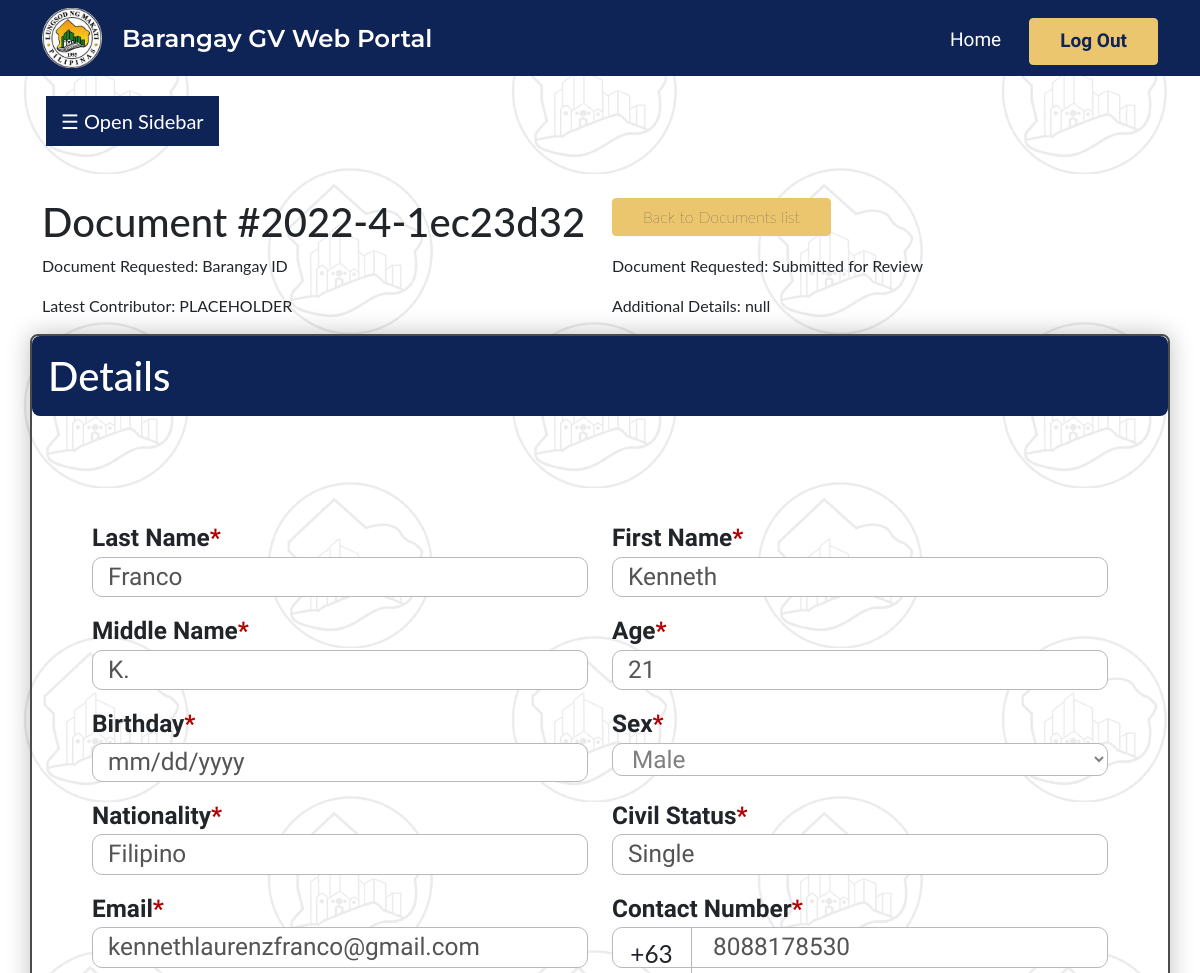
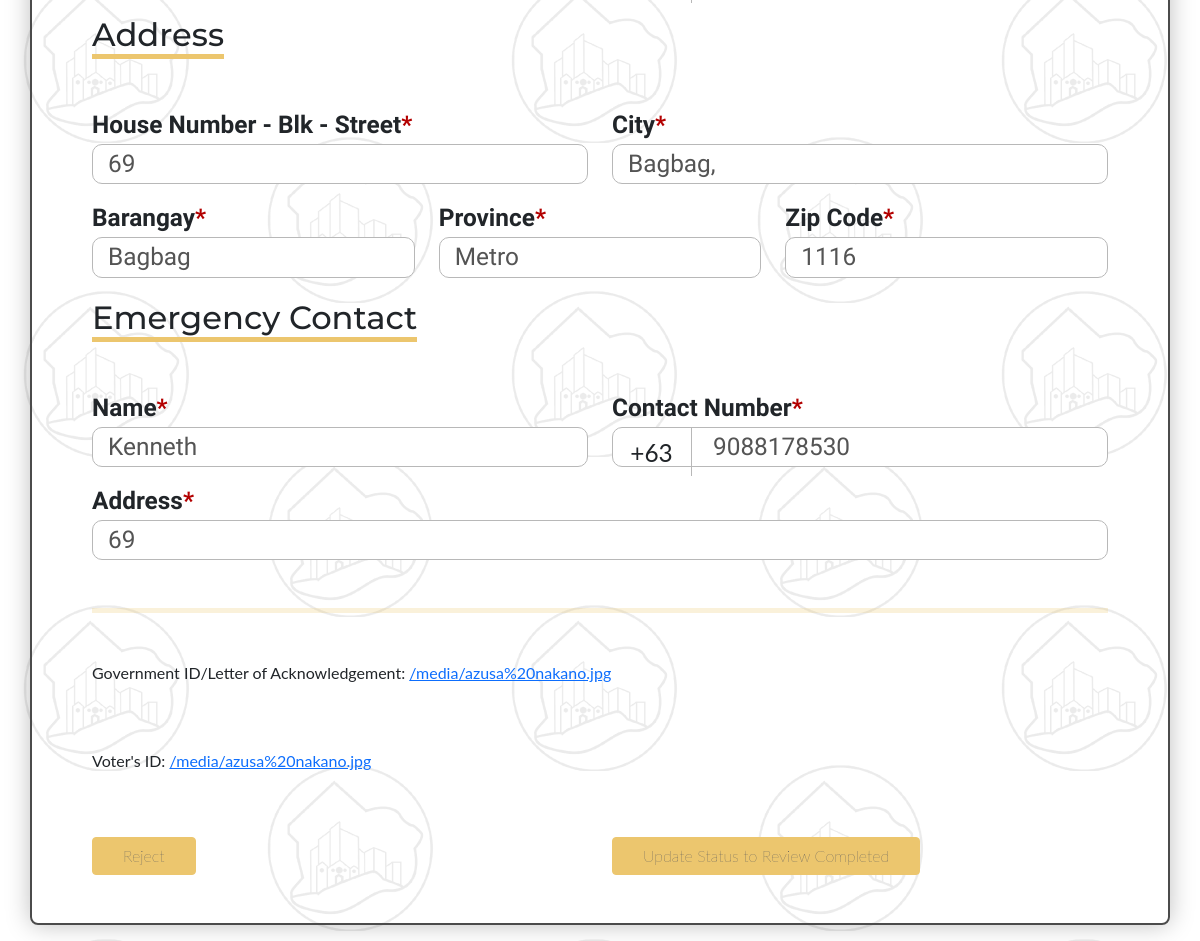
Page /web_portal/admin_individual_barangay_id/43/ (signed in) on the earlier database version (2 pictures, top to bottom).
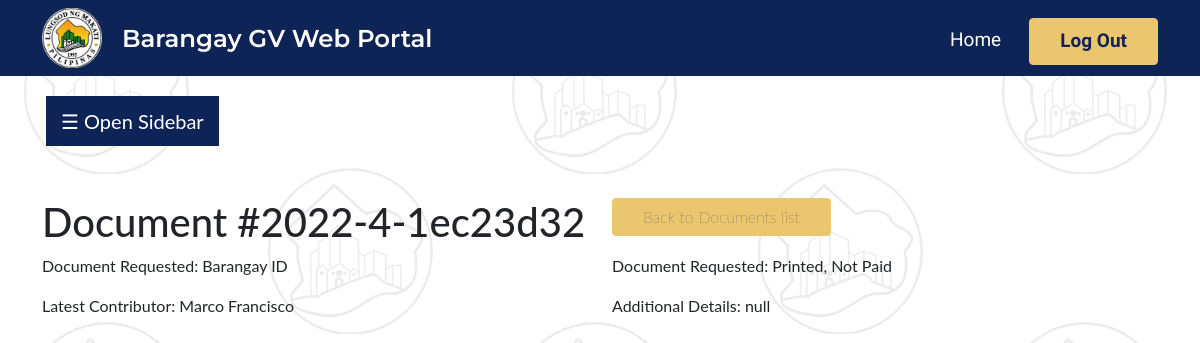
Same page on the later database version.
### web_portal/models.py (models this page shows)
class barangay_id(models.Model):
    document_id = models.CharField(max_length = 100, default="null")
    document_type = models.CharField(max_length = 100, default="null")
    last_name = models.CharField(max_length = 100, default="null")
    first_name = models.CharField(max_length = 100, default="null")
    middle_name = models.CharField(max_length = 100, default="null")
    age = models.IntegerField(default = 0)
    birthday = models.DateField(default="2022-01-01")
    sex = models.CharField(
        max_length = 100,
        choices =  [('Male', 'Male'), ('Female', 'Female'), ('Prefer not to say', 'Prefer not to say')],
        default="null"
    )
    nationality = models.CharField(max_length = 100, default="null")
    civil_status = models.CharField(max_length = 100, default="null")
    email = models.CharField(max_length = 100, default="null")
    contact_num = models.CharField(max_length = 100, default="null")
    street = models.CharField(max_length = 100, default="null")
    city = models.CharField(max_length = 100, default="null")
    barangay = models.CharField(max_length = 100, default="null")
    province = models.CharField(max_length = 100, default="null")
    zip_code = models.CharField(max_length = 100, default="null")
    emergency_name = models.CharField(max_length = 100, default="null")
    emergency_contact_num = models.IntegerField(default = 0)
    emergency_address = models.CharField(max_length = 100, default="null")
    personal_photo = models.FileField(default="null")
    government_id_or_letter = models.FileField(null = True)
    voters_id = models.FileField(default="null")
    date_submitted = models.DateField(default="2022-01-01")
    status = models.CharField(
        max_length = 100,
        choices =  [('Submitted for Review', 'Submitted for Review'), ('Review Completed', 'Review Completed'), ('Pre-filled Template Verified', 'Pre-filled Template Verified'), ('Printed, Not Paid', 'Printed, Not Paid'), ('Printed, Paid', 'Printed, Paid'), ('Printed, Out for Delivery/Ready for Pickup', 'Printed, Out for Delivery/Ready for Pickup'), ('Delivered/Picked-up', 'Delivered/Picked-up'), ('Rejected', 'Rejected')],
        default = "null"
    )
    latest_contributor = models.CharField(max_length=100, default="PLACEHOLDER")
    type = models.CharField(
        max_length = 100,
        choices =  [('Constituent', 'Constituent'), ('Transient', 'Transient')],
        default="null"
    )
    landlord_name = models.CharField(max_length = 100, null=True, default="null")
    landlord_contact_number = models.CharField(max_length = 100, null=True, default="null")
    landlord_address = models.CharField(max_length = 100, null=True, default="null")
    additional_details = models.CharField(max_length=100, default="null")
    objects = models.Manager()

### web_portal/views.py (the view)
# urls.py: path("admin_individual_barangay_id/<int:pk>/", views.admin_individual_barangay_id, name = "admin_individual_barangay_id"),
@staff_member_required
def admin_individual_barangay_id(request,pk):
    lia = get_object_or_404(barangay_id, pk=pk)
    context = {
        "lia": lia,
    }
    return render(request, "admin_individual_barangay_id.html", context)

### web_portal/templates/admin_individual_barangay_id.html (shortened to what the changed rows need)
{% extends "admin_base.html" %}
{% load static %}
{% block content %}
<body>
    <div class = "container mt-5">
        <div class = "row">
            <div class = "col">
                <h1>Document #{{ lia.document_id }}</h1>
            </div>
        </div>
        <div class = "row">
            <div class = "col">
                <p>Document Requested: {{ lia.document_type }}</p>
            </div>
            <div class = "col">
                <p>Document Requested: {{ lia.status }}</p>
            </div>
        </div>
        <div class = "row">
            <div class = "col">
                <p>Latest Contributor: {{ lia.latest_contributor }}</p>
            </div>
            <div class = "col">
                <p>Additional Details: {{ lia.additional_details }}</p>
            </div>
        </div>
    </div>
    {% if lia.status == "Submitted for Review"%}
    <div class="container documentContainer">
        <h1 class="row headerRowDocument p-3">
            Details
        </h1>
        <div class="dynamicFrame mt-1 p-5">
            <div class="row mt-5 mb-3">
                <div class="col">
                    <label class="bodyFont formLabel globalSubHeader" for="last_name">Last Name<span
                            style="color: #B30000;">*</span></label><br>
                    <input id="last_name" name="last_name" class="bodyFont formInput" type="text"
                        placeholder="Last Name" value = {{lia.last_name}} disabled>
                </div>
                <div class="col">
                    <label class="bodyFont formLabel globalSubHeader" for="first_name">First Name<span
                            style="color: #B30000;">*</span></label><br>
                    <input id="first_name" name="first_name" class="bodyFont formInput" type="text"
                        placeholder="First Name" value = {{lia.first_name}} disabled>
                </div>
            </div>
            <div class="row mb-3">
                <div class="col">
                    <label class="bodyFont formLabel globalSubHeader" for="middle_name">Middle Name<span
                            style="color: #B30000;">*</span></label><br>
                    <input id="middle_name" name="middle_name" class="bodyFont formInput" type="text"
                        placeholder="Middle Name" value = {{lia.middle_name}} disabled>
                </div>
                <div class="col">
                    <label class="bodyFont formLabel globalSubHeader" for="age">Age<span
                            style="color: #B30000;">*</span></label><br>
                    <input id="age" name="age" class="bodyFont formInput" type="number" placeholder="Age" value = {{lia.age}} disabled>
                </div>
            </div>
            <div class="row mb-3">
                <div class="col">
                    <label class="bodyFont formLabel globalSubHeader" for="birthday">Birthday<span
                            style="color: #B30000;">*</span></label><br>
                    <input id="birthday" name="birthday" class="bodyFont formInput" type="date"
                        placeholder="Birthday" value = {{lia.birthday}} disabled>
                </div>
                <div class="col">
                    <label class="bodyFont formLabel globalSubHeader" for="sex">Sex<span
                            style="color: #B30000;">*</span></label><br>
                    <select id="sex" name="sex" class="bodyFont formInput" name="sex" id="sex" value = {{lia.sex}} disabled>
                        <option value="Male">Male</option>
                    </select>
                </div>
            </div>
            <div class="row mb-3">
                <div class="col">
                    <label class="bodyFont formLabel globalSubHeader" for="nationality">Nationality<span
                            style="color: #B30000;">*</span></label><br>
                    <input id="nationality" name="nationality" class="bodyFont formInput" type="text"
                        placeholder="Nationality" value = {{lia.nationality}} disabled>
                </div>
                <div class="col">
                    <label class="bodyFont formLabel globalSubHeader" for="civil_status">Civil Status<span
                            style="color: #B30000;">*</span></label><br>
                    <input id="civil_status" name="civil_status" class="bodyFont formInput" type="text"
                        placeholder="Civil Status" value = {{lia.civil_status}} disabled>
                </div>
            </div>
            <div class="row mb-3">
                <div class="col">
                    <label class="bodyFont formLabel globalSubHeader" for="email">Email<span
                            style="color: #B30000;">*</span></label><br>
                    <input id="email" name="email" class="bodyFont formInput" type="text"
                        placeholder="Email" value = {{lia.email}} disabled>
                </div>
                <div class="col">
                    <label class="bodyFont formLabel globalSubHeader" for="contact_number">Contact
                        Number<span style="color: #B30000;">*</span></label><br>
                    <div class="d-flex justify-content-center"
                        style="position: absolute; width: 80px; height: 49px; border-right: 1px solid #B8B8B8;">
                        <h2 class="align-self-end numberLabel numberLabel" style="font-weight: 400;">+63
                        </h2>
                    </div>
                    <input id="contact_number" name="contact_number" class="bodyFont specialFormInput"
                        type="number" placeholder="Contact Number" value = {{lia.contact_num}} disabled>
                </div>
            </div>
            <span class="formTitle titleFont globalHeader">Address</span>
            <div class="row mt-5 mb-3">
                <div class="col">
                    <label class="bodyFont formLabel globalSubHeader" for="address_first_line">House Number
                        - Blk -
                        Street<span style="color: #B30000;">*</span></label><br>
                    <input id="address_first_line" name="address_first_line" class="bodyFont formInput"
                        type="text" placeholder="House Number - Blk - Street" value = {{lia.street}} disabled>
                </div>
                <div class="col">
                    <label class="bodyFont formLabel globalSubHeader" for="address_city">City<span
                            style="color: #B30000;">*</span></label><br>
                    <input id="address_city" name="address_city" class="bodyFont formInput" type="text"
                        placeholder="City" value = {{lia.city}} disabled>
                </div>
            </div>
            <div class="row mb-3">
                <div class="col">
                    <label class="bodyFont formLabel globalSubHeader" for="address_barangay">Barangay<span
                            style="color: #B30000;">*</span></label><br>
                    <input id="address_barangay" name="address_barangay" class="bodyFont formInput"
                        type="text" placeholder="Barangay" value = {{lia.barangay}} disabled>
                </div>
                <div class="col">
                    <label class="bodyFont formLabel globalSubHeader" for="address_province">Province<span
                            style="color: #B30000;">*</span></label><br>
                    <input id="address_province" name="address_province" class="bodyFont formInput"
                        type="text" placeholder="Province" value = {{lia.province}} disabled>
                </div>
                <div class="col">
                    <label class="bodyFont formLabel globalSubHeader" for="address_zip_code">Zip Code<span
                            style="color: #B30000;">*</span></label><br>
                    <input id="address_zip_code" name="address_zip_code" class="bodyFont formInput"
                        type="number" placeholder="Zip Code" value = {{lia.zip_code}} disabled>
                </div>
            </div>
            <span class="formTitle titleFont globalHeader">Emergency Contact</span>
            <div class="row mt-5 mb-3">
                <div class="col">
                    <label class="bodyFont formLabel globalSubHeader" for="emergency_name">Name<span
                            style="color: #B30000;">*</span></label><br>
                    <input id="emergency_name" name="emergency_name" class="bodyFont formInput" type="text"
                        placeholder="Name" value = {{lia.emergency_name}} disabled>
                </div>
                <div class="col">
                    <label class="bodyFont formLabel globalSubHeader" for="emergency_contact_number">Contact
                        Number<span style="color: #B30000;">*</span></label><br>
                    <div class="d-flex justify-content-center"
                        style="position: absolute; width: 80px; height: 49px; border-right: 1px solid #B8B8B8;">
                        <h2 class="align-self-end numberLabel" style="font-weight: 400;">+63</h2>
                    </div>
                    <input id="emergency_contact_number" name="emergency_contact_number"
                        class="bodyFont specialFormInput" type="number" placeholder="Contact Number" value = {{lia.emergency_contact_num}} disabled>
                </div>
            </div>
            <div class="row mb-3">
                <div class="col">
                    <label class="bodyFont formLabel globalSubHeader" for="emergency_address">Address<span
                            style="color: #B30000;">*</span></label><br>
                    <input id="emergency_address" name="emergency_address" class="bodyFont formInput"
                        type="text" placeholder="Address" value = {{lia.emergency_address}} disabled>
                </div>
            </div>
            <hr style="height: 5px; background-color: #ECC66E; border: none;" class="mt-5 mb-5">
            <div class="row mb-5">
                <div class="col">
                    <p>Government ID/Letter of Acknowledgement: <a href="{{lia.government_id_or_letter.url}}"> {{lia.government_id_or_letter.url}}</a> </p>
                </div>
            </div>
            <div class="row mb-5">
                <div class="col">
                    <p>Voter's ID: <a href="{{lia.voters_id.url}}"> {{lia.voters_id.url}}</a> </p>
                </div>
            </div>
            <div class="row">
                <div class = "col">
                <form method="POST"> {% csrf_token %}
                    <input class="btn btn-secondary" type="submit" value="Reject">
                </form>
                </div>
                <div class= "col">
                    <form method="POST" action="{% url 'admin_update_status_barangay_id_to_review_completed' pk=lia.pk %}"> {% csrf_token %}
                        <input class="btn btn-secondary" type="submit" value="Update Status to Review Completed">
                    </form>
                </div>
            </div>
        </div>
    </div>
    {% endif %}
</body>
{% endblock %}

Differences in the rows shown:
changed barangay_id "Barangay ID": status "Submitted for Review" → "Printed, Not Paid"; latest_contributor "PLACEHOLDER" → "Marco Francisco"; last_name "Franco" → (not shown); middle_name "K." → (not shown); age "21" → (not shown); sex "Male" → (not shown); nationality "Filipino" → (not shown); civil_status "Single" → (not shown); email "kennethlaurenzfranco@gmail.com" → (not shown); contact_number "8088178530" → (not shown); address_barangay "Bagbag" → (not shown); address_zip_code "1116" → (not shown); emergency_contact_number "9088178530" → (not shown); government_id_or_letter "/media/azusa%20nakano.jpg" → (not shown); voters_id "/media/azusa%20nakano.jpg" → (not shown)
Other differences:
form field first_name: "Kenneth" → (not shown)
form field address_first_line: "69" → (not shown)
form field address_city: "Bagbag," → (not shown)
form field address_province: "Metro" → (not shown)
form field emergency_name: "Kenneth" → (not shown)
form field emergency_address: "69" → (not shown)
form field value: "Reject" → (not shown)
form field value: "Update Status to Review Completed" → (not shown)
text no longer shown: "Details Last Name * First Name * Middle Name * Age * Birthday * Sex * Nationality * Civil Status * Email * Contact Number * +63 Address House Number - Blk - Street * City * Barangay * Province * Zip Code * Emergency Contact Name * Contact Number * +63 Address * Government ID/Letter of Acknowledgement: Voter's ID:"
